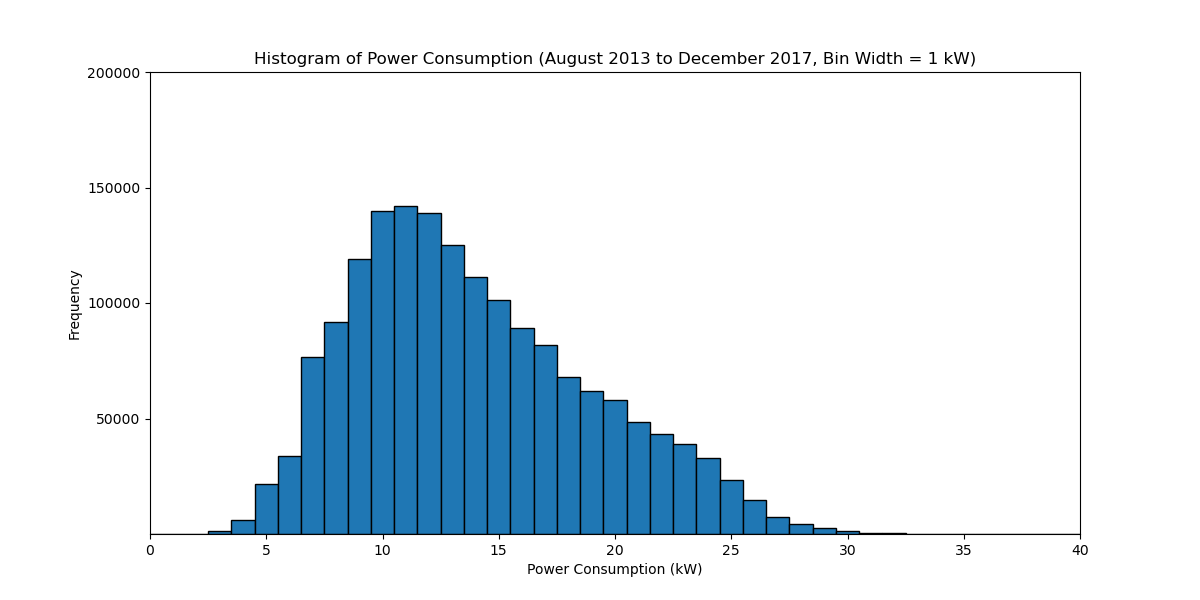

Here is the Python script that generated this plot:
import pandas as pd
import matplotlib.pyplot as plt
import numpy as np

file_path = r"C:\Users\91878\Downloads\energy_dataset\energy_dataset\boys_hostel_ups.csv"
df = pd.read_csv(file_path)
df['timestamp'] = pd.to_datetime(df['timestamp'], unit='s', utc=True)
df['timestamp'] = df['timestamp'].dt.tz_convert('Asia/Kolkata')
selected_data = df[(df['timestamp'] >= '2013-08-01') & (df['timestamp'] <= '2017-12-31')].copy()
selected_data['power_kw'] = selected_data['power'] / 1000.0

bin_edges = np.arange(int(selected_data['power_kw'].min()) - 0.5, int(selected_data['power_kw'].max()) + 1.5, 1)
plt.figure(figsize=(12, 6))
plt.hist(selected_data['power_kw'], bins=bin_edges, edgecolor='black')
plt.xticks(np.arange(0, 50, 5))
plt.yticks([50000,100000,150000,200000])
plt.xlim(0, 40)
plt.ylim(0, 200000)  
plt.xlabel('Power Consumption (kW)')
plt.ylabel('Frequency')
plt.title('Histogram of Power Consumption (August 2013 to December 2017, Bin Width = 1 kW)')
plt.show()
